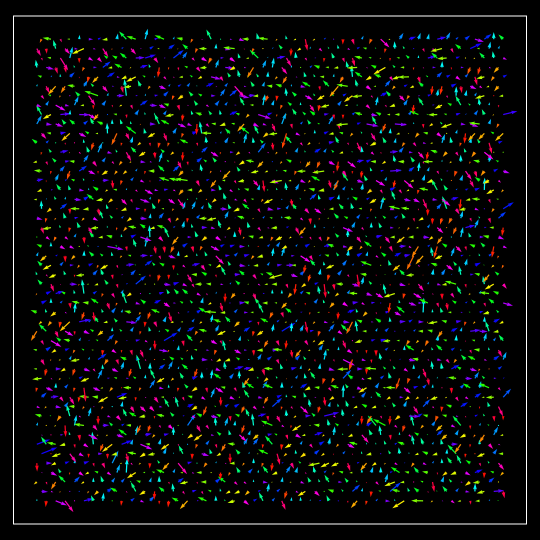
#> input picture data/animation.gif, 1080 x 1080 px (shown at 1/2 size)
$ python wave.py -i data/animation.gif
#> lines starting #> are read from the running program, lines starting #| are printed output that depends on the picture
#!/usr/bin/python

from __future__ import division, print_function
import matplotlib.pyplot as plt
import numpy as np
import sys, os, time, argparse

# [48 lines left out: function optimize, not called in this run]

def target_from_img(filename, pts, contour=None):

  '''Read image and interpolate intensities on grid points'''
#> called with filename = 'data/animation.gif', pts = array of shape (2, 625)

  from PIL import Image
  from scipy import interpolate, ndimage
  try:
    img = Image.open(filename)
#> img is the input picture: PIL image 1080x1080 P; mean R, G, B, A 10.3, 11.4, 10.5, 255
  except FileNotFoundError:
    return
  arr = np.rot90(img, 3)
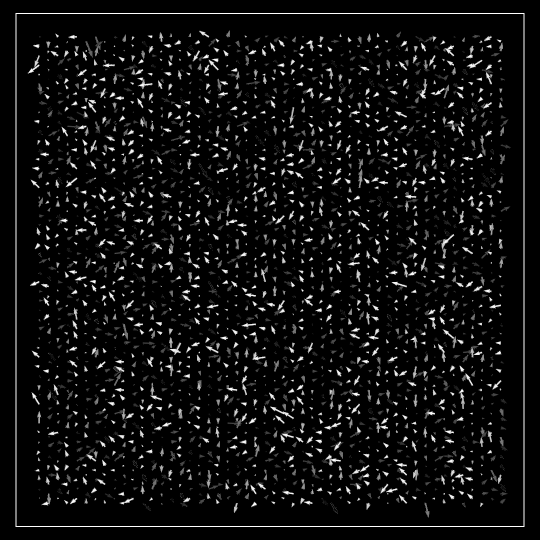
#> arr: shape (1080, 1080) (shown at 1/2 size); min 0, max 255, mean 15.7
#> (the run stopped early here; a loop or call above may not have finished)
